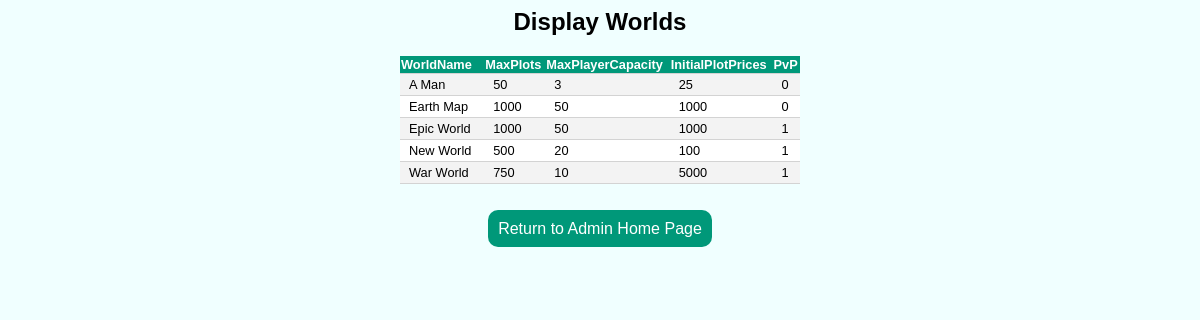
/displayWorlds.php, run on the app's committed database.
### tables this page shows
CREATE TABLE WORLD
(
	WorldName				CHAR(64) NOT NULL UNIQUE,
	MaxPlots				INTEGER NOT NULL DEFAULT 100,
	MaxPlayerCapacity		INTEGER NOT NULL DEFAULT 25,
	InitialPlotPrices		INTEGER NOT NULL DEFAULT 100,
    PvP						BOOL NOT NULL DEFAULT FALSE,
    INDEX world_name (WorldName),
    PRIMARY KEY (WorldName)
);

### www/displayWorlds.php (the view, shortened to what this page needs)
<html>
<head>
<link rel="stylesheet" href="tables.css">
<link rel="stylesheet" href="adminPages.css">
</head>
<body class="displayPage">
<h2>Display Worlds</h2>
<?php
	require "guildQuestConfig.php";
	$mysqli = new mysqli($host, $user, $password, $dbname, $port);
	$stmt = $mysqli->prepare("SELECT * FROM WORLD;");
	$stmt->execute();
	$result = $stmt->get_result();
?>
<table class="displayTable">
<tr>
<?php
        while($head = $result->fetch_field())
        {
                echo "<TH>";
                echo "$head->name";
                echo "</TH>";
        }
        echo "</TR>";
	if ($result)
	{
		while($row=$result->fetch_row())
		{
			echo "<tr>";
			for($i = 0; $i < $result->field_count; $i++)
			{
				echo "<td> $row[$i] </td>";
			}
			echo "</tr>";
		}
	}
?>
</table>
<br>
<br>
<a href = adminHome.php id="returnButton">Return to Admin Home Page</a>
<br>
<br>
</body>
</html>

### www/tables.css (style rules this page uses)
.displayTable { border-collapse:collapse; margin-left: auto; margin-right: auto; font-size: 0.8em; font-family: Monaco, Helvetica, sans-serif; min-width: 400px; }
.displayTable th { background-color: #009879; color: white; text-align:left; }
.displayTable tr { padding: 7px 9px; border-bottom: 1px solid lightgrey; background-color: white; }
.displayTable tr:nth-of-type(even) { background-color: #f3f3f3; }
.displayTable td { padding: 3px 9px; }
#returnButton { color: white; background-color: #009879; padding: 10px; text-decoration:none; border-radius: 10px; }

### www/adminPages.css (style rules this page uses)
.displayPage { font-family: monaco, Helvetica, sans-serif; background-color: Azure; text-align: center; }
#returnButton { color: white; background-color: #009879; padding: 10px; text-decoration:none; border-radius: 10px; }

### data on the page
world: WorldName "A Man", MaxPlots "50", MaxPlayerCapacity "3", InitialPlotPrices "25", PvP "0"
world: WorldName "Earth Map", MaxPlots "1000", MaxPlayerCapacity "50", InitialPlotPrices "1000", PvP "0"
world: WorldName "Epic World", MaxPlots "1000", MaxPlayerCapacity "50", InitialPlotPrices "1000", PvP "1"
world: WorldName "New World", MaxPlots "500", MaxPlayerCapacity "20", InitialPlotPrices "100", PvP "1"
world: WorldName "War World", MaxPlots "750", MaxPlayerCapacity "10", InitialPlotPrices "5000", PvP "1"

### other printed values
$head->name "WorldName"
$head->name "MaxPlots"
$head->name "MaxPlayerCapacity"
$head->name "InitialPlotPrices"
$head->name "PvP"
